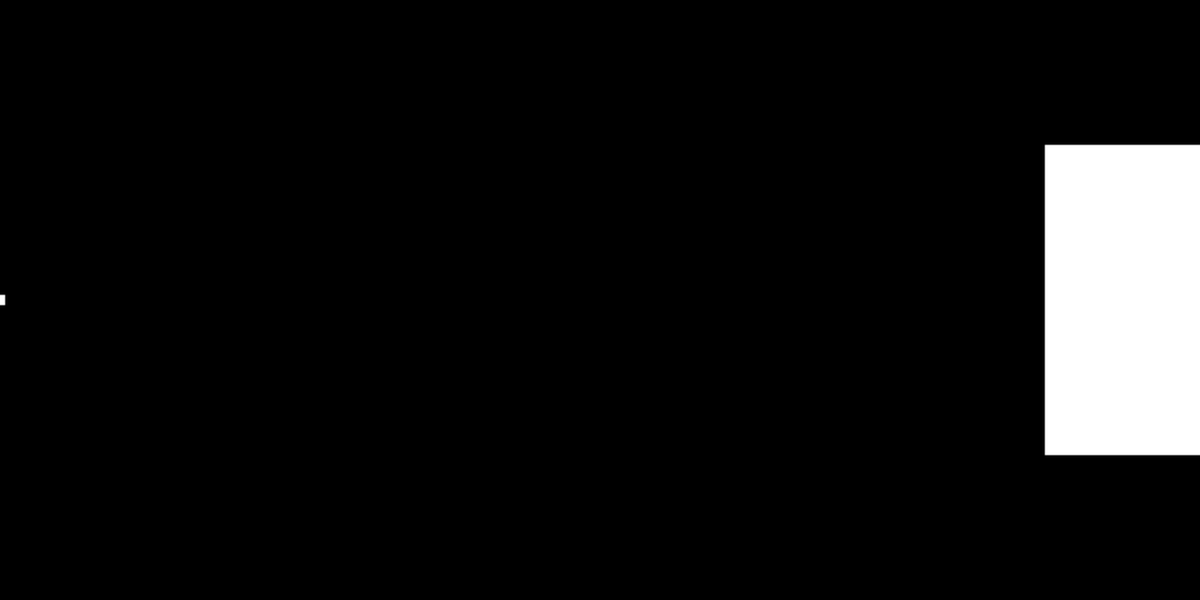
Frame 1 (no input)
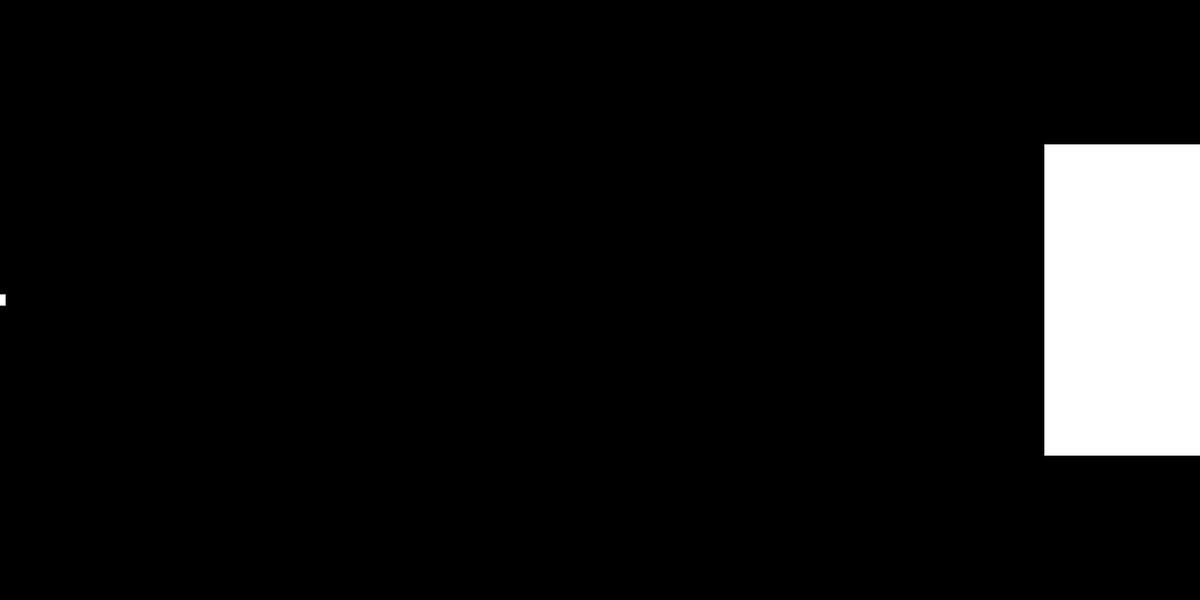
Frame 60 (the mouse pressed at the canvas centre just before this capture)
Frame 120 (the mouse held since frame 60 and released just before this capture): identical to frame 60, image omitted

The Processing sketch that drew these frames (run headless with seeded random() and noise(); from frame 60 on, the mouse is pressed at the canvas centre):

// Processing sketch: processing_163879
// ── processing_163879.pde

void setup() 
{
  size(1280, 640); 
  background(0); 
  noStroke();
  rectMode(CENTER);
}

void draw() 
{   
  if (mousePressed) {
    fill(0);
  } else {
    fill(255);
    noStroke();
  } 
  rect(mouseX, height/2, mouseX/2+11, mouseY/2+11);
  int inverseX = width-mouseX;
  int inverseY = height-mouseY;
  rect(inverseX, height/2, (inverseY/2)+11, (inverseY/2)+11);
}
